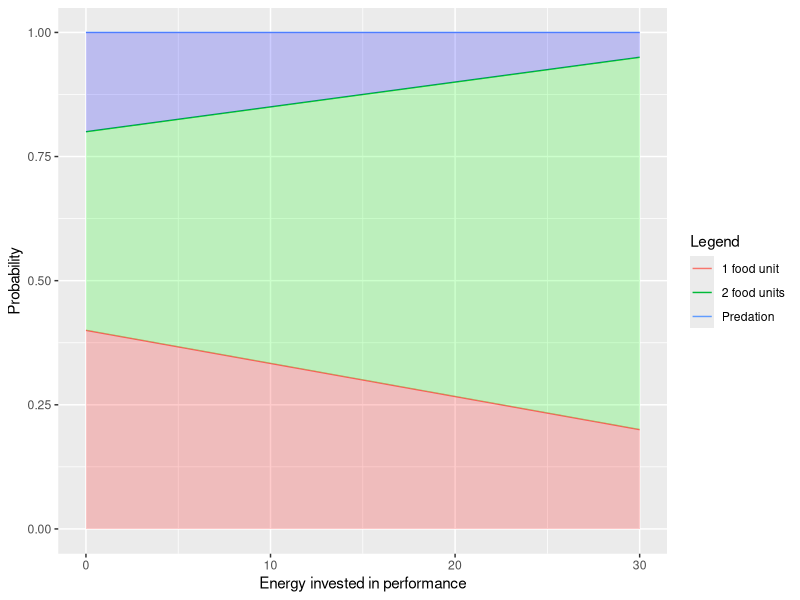
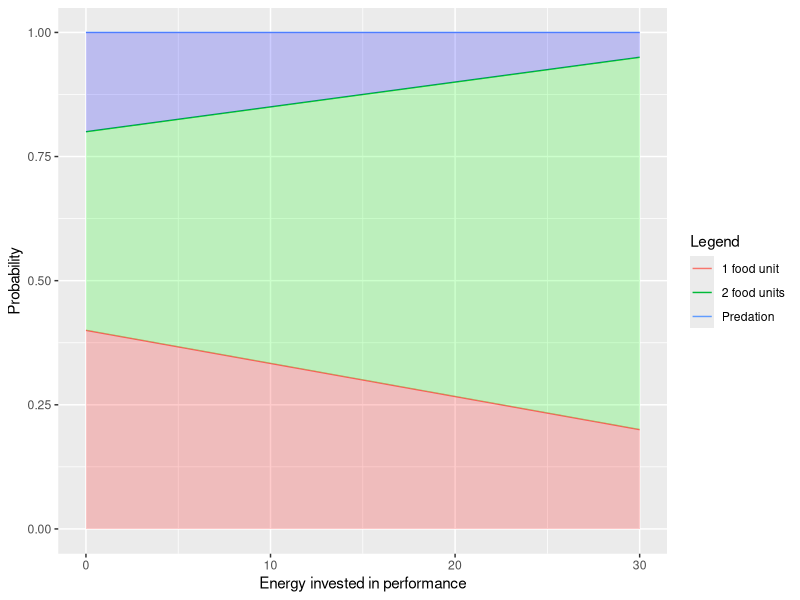
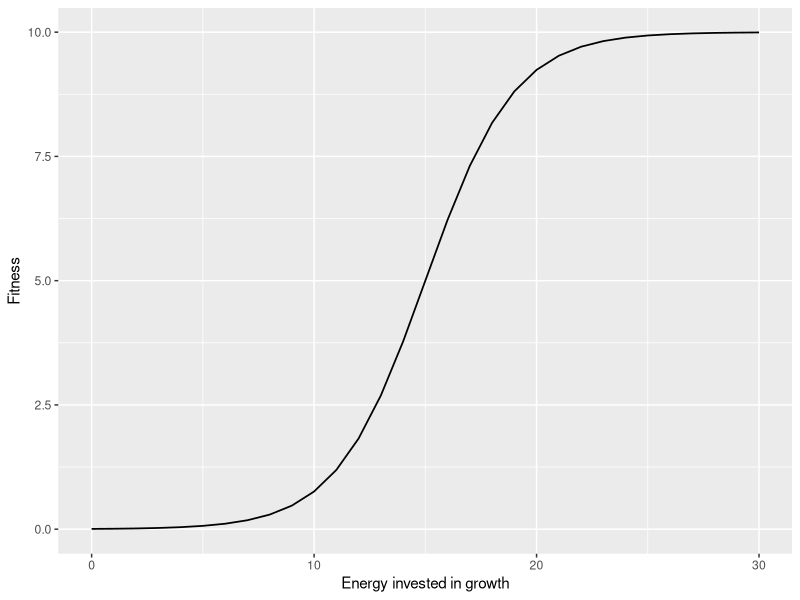

These figures' R source, in order:
# SDO MODEL

#----------------Initial parameters-------------------

growth <- 0 # Initial growth value

performance <- 0 # Initial performance value

energy_reserve <- 0 # Where food units go before being invested

metabolic_rate <- 1 
# Amount of food units that every time step is used on self-maintenance

prob_1_unit <- seq(from = 0.4, to = 0.2, length.out = 31) 
# Probability of finding 1 unit of food

prob_2_unit <-seq(from = 0.4, to = 0.75, length.out = 31)
# Probability of finding 2 unit of food

prob_predation <- seq(from = 0.2, to = 0.05, length.out = 31)
# Probability of being predated

energy_growth <- seq(from = 0, to = 30, length.out = 31)

energy_performance <- seq(from = 0, to = 30, length.out = 31)

matrix_food_predation <- cbind(energy_performance , prob_1_unit , prob_2_unit , prob_predation)
# Matrix with the probabilities of each event for every performance value

matrix_food_predation_sum <- cbind(energy_performance , prob_1_unit , prob_2_unit + prob_1_unit, prob_predation + prob_2_unit + prob_1_unit)
# Matrix with the probabilities of each event for every performance value, packed

matrix_food_predation_df <- as.data.frame(matrix_food_predation)
# Data frame of the probabilities

matrix_food_predation_sum_df <- as.data.frame(matrix_food_predation_sum)
names(matrix_food_predation_sum_df)[3] <- "prob_2_unit"
names(matrix_food_predation_sum_df)[4] <- "prob_predation"
# Data frame of the stacked probabilities

sigmoid = function(energy_growth) {
  10 / (1 + exp(0.5*(-energy_growth+15)))
}

fitness_values <- cbind(energy_growth, sigmoid(energy_growth))
fitness_values_df <- as.data.frame(fitness_values)
names(fitness_values_df)[2] <- "Fitness"
# Sigmoid function + Data frame with all its values



#------------------Graphs------------------------

library(ggplot2)
library(dplyr)
library(viridis) # I can't make it colorblind-friendly, but I would like to


# Probability graph

Probability_plot <- ggplot(data = matrix_food_predation_df, aes(x = energy_performance, group = 1)) +
  geom_line(aes(y = prob_1_unit, color = "1 food unit")) +
  geom_line(aes(y = prob_2_unit + prob_1_unit , color = "2 food units")) +
  geom_line(aes(y = prob_predation + prob_2_unit + prob_1_unit, color="Predation")) +
  xlab('Energy invested in performance') +
  ylab('Probability') +
  scale_colour_discrete("Legend") +
  geom_ribbon(aes(ymax = 1, ymin = prob_2_unit + prob_1_unit), fill = "blue", alpha = 0.2) +
  geom_ribbon(aes(ymax = prob_2_unit + prob_1_unit, ymin = prob_1_unit), fill = "green", alpha = 0.2) +
  geom_ribbon(aes(ymax = prob_1_unit, ymin = 0), fill="red", alpha = 0.2)

Probability_plot # Without stacked matrix

Probability_plot_2 <- ggplot(data = matrix_food_predation_sum_df, aes(x = energy_performance, group = 1)) +
  geom_line(aes(y = prob_1_unit, color = "1 food unit")) +
  geom_line(aes(y = prob_2_unit, color = "2 food units")) +
  geom_line(aes(y = prob_predation, color="Predation")) +
  xlab('Energy invested in performance') +
  ylab('Probability') +
  scale_colour_discrete("Legend") +
  geom_ribbon(aes(ymax = 1, ymin = prob_2_unit), fill = "blue", alpha = 0.2) +
  geom_ribbon(aes(ymax = prob_2_unit, ymin = prob_1_unit), fill = "green", alpha = 0.2) +
  geom_ribbon(aes(ymax = prob_1_unit, ymin = 0), fill="red", alpha = 0.2)

Probability_plot_2 # With stacked matrix


# Fitness graph

Fitness_plot <- ggplot(data = fitness_values_df, aes(x = energy_growth)) +
  geom_line(aes(energy_growth, Fitness), data = fitness_values_df, size = 0.6) +
  xlab("Energy invested in growth") + ylab("Fitness")

Fitness_plot



#-----------------Loop---------------------

x <- 1

Random_1 <- function(x){
  runif(x)
}
# Function that generates a random number from 0 to 1 every time it is called

Random_num <- Random_1(x)
# We fix a random number, on which the if loop is going to work

Random_num
# Fixed random number

if(Random_num < prob_1_unit[1]) {
  "I've found 1 piece of food!"
  } else if(Random_num > prob_1_unit[1] & Random_num <= (prob_1_unit[1] + prob_2_unit[1])) {
  "I've found 2 pieces of food!! WOW!"
  } else {
  "I'm dead :("
  }
# 3 possible outputs. At the moment we are only working with 0 energy invested on performance. 



